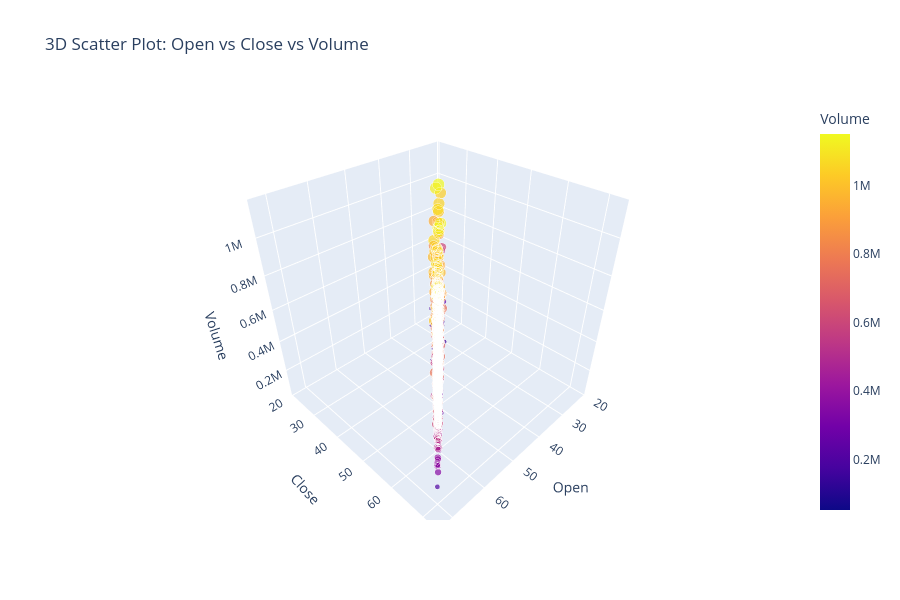

The code cell stored with this chart in its notebook:
### Markdown cell above
Scatter Plot

### Code cell
import plotly.express as px

# Create a 3D scatter plot
fig = px.scatter_3d(
    categorized_df,
    x='Open',  # Set the x-axis to 'Open'
    y='Close',  # Set the y-axis to 'Close'
    z='Volume',  # Set the z-axis to 'Volume'
    color='Volume',  # Color points based on the 'Volume' column
    size='Volume',
    opacity=0.7,  # Adjust transparency of the points
    title="3D Scatter Plot: Open vs Close vs Volume"  # Set the plot title
)

# Update layout to change the size of the plot
fig.update_layout(
    width=900,  # Set the width of the plot
    height=600   # Set the height of the plot
)

# Display the plot
fig.show()

### Figure 1 — Plotly figure (JSON) as saved in the notebook; plotly's stock layout.template omitted (floating-point values rounded to 4 significant figures; data arrays with more than 128 entries replaced by an {"elided": "..."} marker saying what was removed)
{"data": [{"hovertemplate": "Open=%{x}<br>Close=%{y}<br>Volume=%{marker.color}<extra></extra>", "legendgroup": "", "marker": {"color": {"elided": "2124 int values"}, "coloraxis": "coloraxis", "opacity": 0.7, "size": {"elided": "2124 int values"}, "sizemode": "area", "sizeref": 2876.0, "symbol": "circle"}, "mode": "markers", "name": "", "scene": "scene", "showlegend": false, "type": "scatter3d", "x": {"elided": "2124 float values"}, "y": {"elided": "2124 float values"}, "z": {"elided": "2124 int values"}}], "layout": {"coloraxis": {"colorbar": {"title": {"text": "Volume"}}, "colorscale": [[0, "#0d0887"], [0.1111, "#46039f"], [0.2222, "#7201a8"], [0.3333, "#9c179e"], [0.4444, "#bd3786"], [0.5556, "#d8576b"], [0.6667, "#ed7953"], [0.7778, "#fb9f3a"], [0.8889, "#fdca26"], [1, "#f0f921"]]}, "height": 600, "legend": {"itemsizing": "constant", "tracegroupgap": 0}, "scene": {"domain": {"x": [0, 1], "y": [0, 1]}, "xaxis": {"title": {"text": "Open"}}, "yaxis": {"title": {"text": "Close"}}, "zaxis": {"title": {"text": "Volume"}}}, "title": {"text": "3D Scatter Plot: Open vs Close vs Volume"}, "width": 900}}
